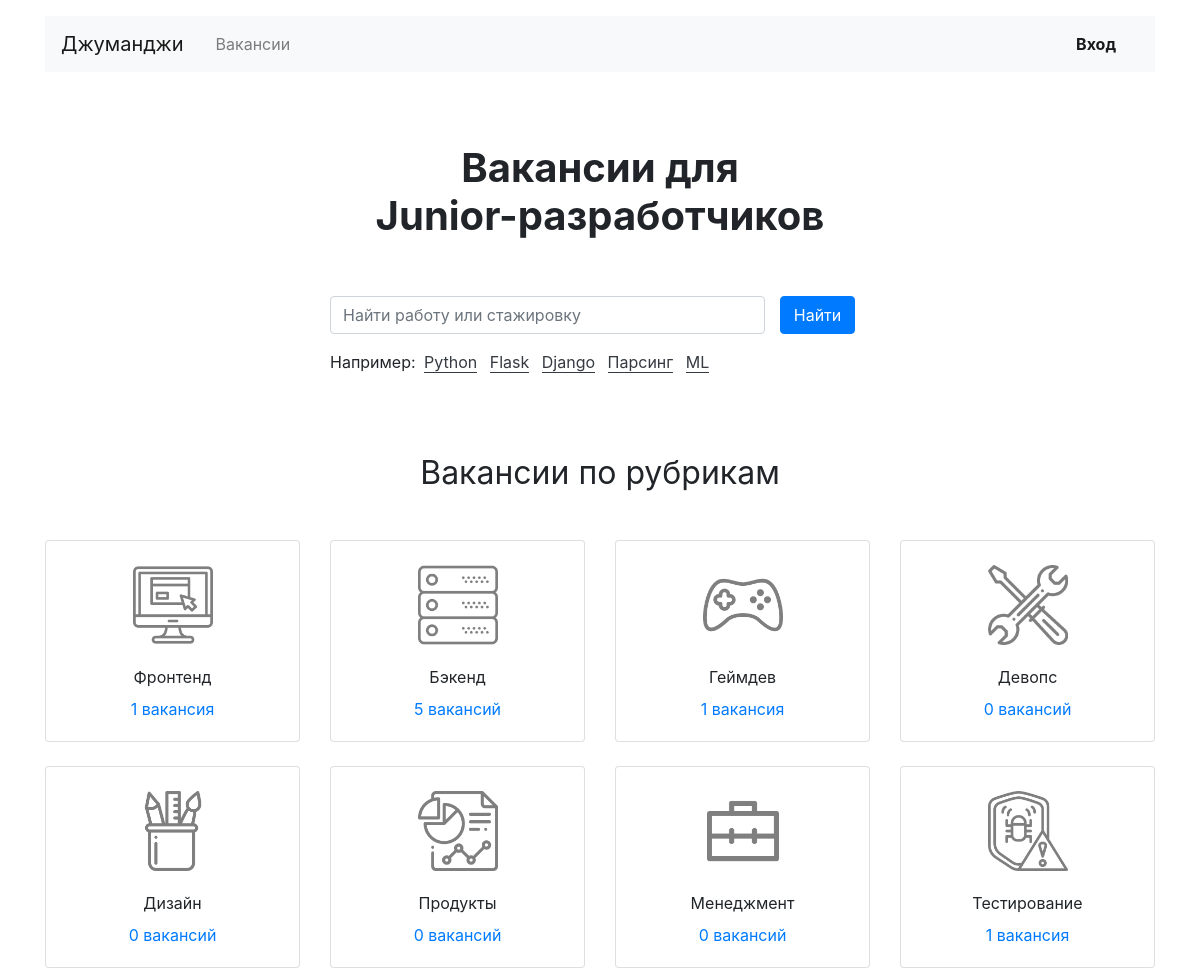
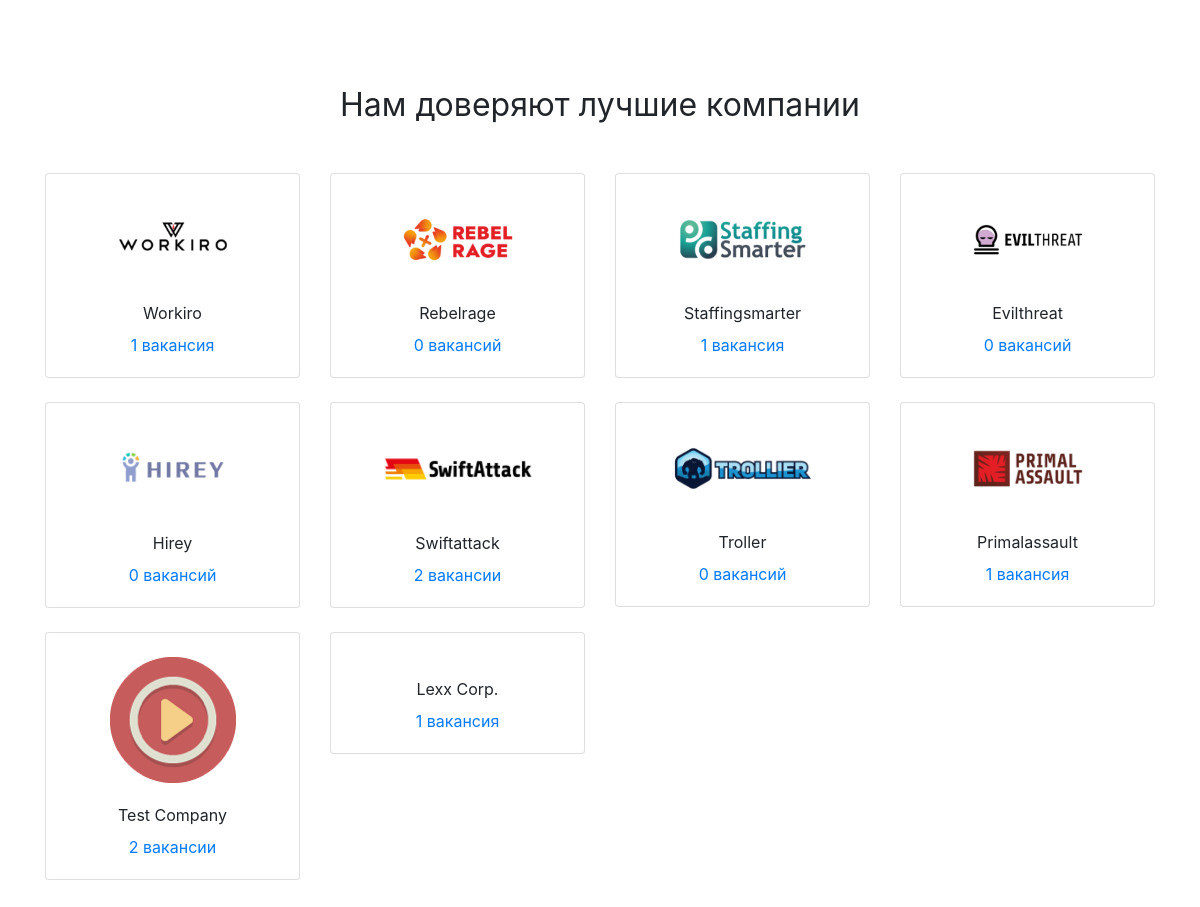
The page / on the database its author committed (2 pictures, top to bottom).
### app_jobsearch/models.py (models this page shows, shortened)
class Specialty(models.Model):
    code = models.CharField(max_length=32)
    title = models.CharField(max_length=128)
    picture = models.ImageField(upload_to=MEDIA_SPECIALITY_IMAGE_DIR)

class Company(models.Model):
    name = models.CharField(max_length=128)
    location = models.CharField(max_length=32)
    logo = models.ImageField(upload_to=MEDIA_COMPANY_IMAGE_DIR, null=True)
    description = models.TextField()
    employee_count = models.IntegerField(default=0)
    owner = models.OneToOneField(get_user_model(),
                                 on_delete=models.CASCADE,
                                 related_name='mycompany')

### app_jobsearch/views.py (the view)
# urls.py: path('', MainView.as_view(), name='main'),
class MainView(View):
    def get(self, request):
        all_specialties = Specialty.objects.annotate(vacancies_count=Count('vacancies'))
        all_companies = Company.objects.annotate(vacancies_count=Count('vacancies'))
        context = {
            'specialties': all_specialties,
            'companies': all_companies
        }
        return render(request, 'app_jobsearch/index.html', context=context)

### app_jobsearch/templatetags/ru_pluralize.py (called while the page is built)
@register.filter
def ru_pluralize(value, arg='дурак,дурака,дураков'):
    args = arg.split(",")
    number = abs(int(value))
    a = number % 10
    b = number % 100
    if (a == 1) and (b != 11):
        return f'{value} {args[0]}'
    elif (a >= 2) and (a <= 4) and ((b < 10) or (b >= 20)):
        return f'{value} {args[1]}'
    else:
        return f'{value} {args[2]}'

### app_jobsearch/templates/app_jobsearch/index.html (shortened to what this page needs)
{% extends 'app_jobsearch/base.html' %}
{% block main %}
{% load ru_pluralize %}
  <main class="container mt-3">
    <section>
      <h1 class="h1 text-center mx-auto mt-4 py-5"><strong>Вакансии для <br>Junior-разработчиков</strong></h1>
      <div class="row">
        <div class="col-12 col-md-8 col-lg-6 offset-lg-3 offset-md-2">
          <form class="form-inline mb-3" method="get" action="{% url 'search' %}">
            <div class="form-group col-8 col-md-10 pl-0">
              <input class="form-control w-100" type="search" name="s" placeholder="Найти работу или стажировку" aria-label="Найти работу или стажировку">
            </div>
            <div class="form-group col-4 col-md-2 pl-0">
              <button class="btn btn-primary w-100" type="submit">Найти</button>
            </div>
          </form>
          <p>Например:
            <a href="{% url 'search' %}?s=Python" class="text-dark border-bottom border-dark m-1 text-decoration-none">Python</a>
            <a href="{% url 'search' %}?s=Flask" class="text-dark border-bottom border-dark m-1 text-decoration-none">Flask</a>
            <a href="{% url 'search' %}?s=Django" class="text-dark border-bottom border-dark m-1 text-decoration-none">Django</a>
            <a href="{% url 'search' %}?s=Парсинг" class="text-dark border-bottom border-dark m-1 text-decoration-none">Парсинг</a>
            <a href="{% url 'search' %}?s=ML" class="text-dark border-bottom border-dark m-1 text-decoration-none">ML</a>
          </p>
        </div>
      </div>
    </section>
    <section class="mt-5 pt-3">
      <h2 class="h2 font-weight-normal text-center mb-5">Вакансии по рубрикам</h2>
      <div class="row mb-0">
        {% for specialty in specialties %}
        <div class="col-6 col-md-6 col-lg-3">
          <div class="card pt-4 text-center mb-4">
            <img class="mx-auto d-block" src="{{ specialty.picture.url }}" width="80" height="80" alt="">
            <div class="card-body">
              <p class="card-text mb-2">{{ specialty.title }}</p>
              <p class="card-text"><a href="{% url 'vacancies-by-specialty' specialty.code %}">{{ specialty.vacancies_count|ru_pluralize:"вакансия,вакансии,вакансий" }}</a></p>
            </div>
          </div>
        </div>
        {% endfor %}
      </div>
    </section>
    <section class="my-5 pt-3">
      <h2 class="h2 font-weight-normal text-center mb-5">Нам доверяют лучшие компании</h2>
      <div class="row mb-0">
        {% for company in companies %}
        <div class="col-6 col-md-6 col-lg-3">
          <div class="card pt-4 text-center mb-4">
            <a href="{% url 'company' company.id %}" style="max-width: 150px;" class="mx-auto d-block">
              <img class="mx-auto d-block mw-100" src={% if company.logo %}{{ company.logo.url }}
                   {% else %}"https://place-hold.it/100x60"{% endif %} alt="">
            </a>
            <div class="card-body">
              <p class="card-text mb-2">{{ company.name|capfirst }}</p>
              <p class="card-text"><a href="{% url 'company' company.id %}">{{ company.vacancies_count|ru_pluralize:"вакансия,вакансии,вакансий" }}</a></p>
            </div>
          </div>
        </div>
        {% endfor %}
      </div>
    </section>
  </main>
{% endblock %}

### rows shown on the page
Specialty: picture (picture), title "Фронтенд", vacancies_count|ru_pluralize "1 вакансия"
Specialty: picture (picture), title "Бэкенд", vacancies_count|ru_pluralize "5 вакансий"
Specialty: picture (picture), title "Геймдев", vacancies_count|ru_pluralize "1 вакансия"
Specialty: picture (picture), title "Девопс", vacancies_count|ru_pluralize "0 вакансий"
Specialty: picture (picture), title "Дизайн", vacancies_count|ru_pluralize "0 вакансий"
Specialty: picture (picture), title "Продукты", vacancies_count|ru_pluralize "0 вакансий"
Specialty: picture (picture), title "Менеджмент", vacancies_count|ru_pluralize "0 вакансий"
Specialty: picture (picture), title "Тестирование", vacancies_count|ru_pluralize "1 вакансия"
Company: logo (picture), name "Workiro", vacancies_count|ru_pluralize "1 вакансия"
Company: logo (picture), name "Rebelrage", vacancies_count|ru_pluralize "0 вакансий"
Company: logo (picture), name "Staffingsmarter", vacancies_count|ru_pluralize "1 вакансия"
Company: logo (picture), name "Evilthreat", vacancies_count|ru_pluralize "0 вакансий"
Company: logo (picture), name "Hirey", vacancies_count|ru_pluralize "0 вакансий"
Company: logo (picture), name "Swiftattack", vacancies_count|ru_pluralize "2 вакансии"
Company: logo (picture), name "Troller", vacancies_count|ru_pluralize "0 вакансий"
Company: logo (picture), name "Primalassault", vacancies_count|ru_pluralize "1 вакансия"
Company: logo (picture), name "Test Company", vacancies_count|ru_pluralize "2 вакансии"
Company: name "Lexx Corp.", vacancies_count|ru_pluralize "1 вакансия"
